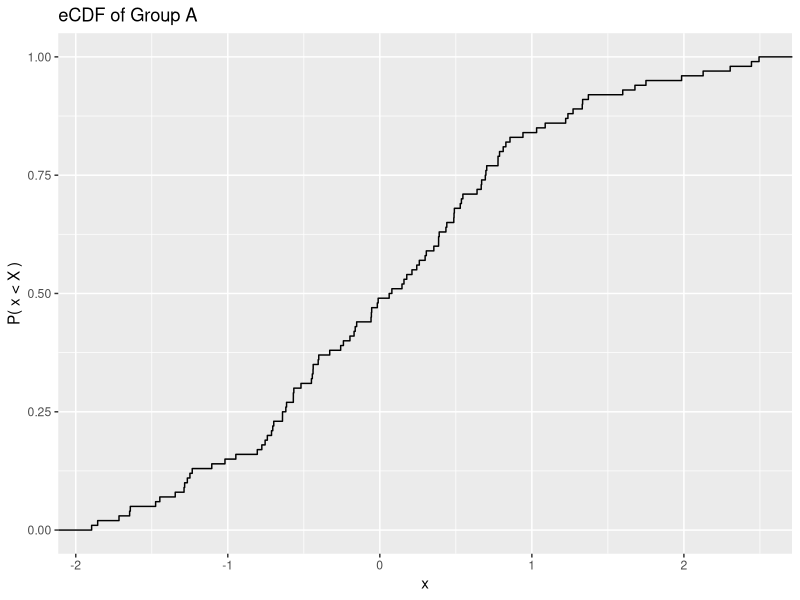
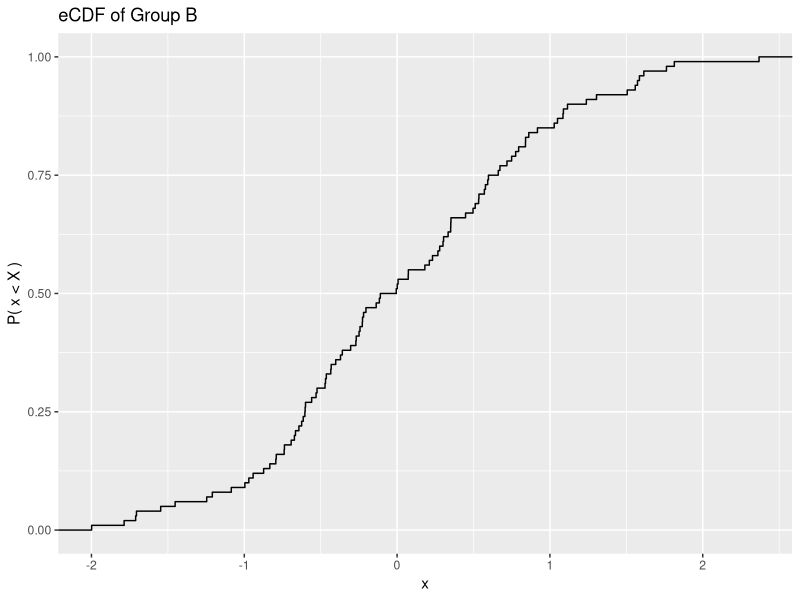

These figures' R source, in order:
#' Getting acquainted with `purrr::imap`
#' ---------------------
#'   * If you're not using `imap`, you're doing it wrong.
#'   * A variant of `purrr::map2` ... alias for `purrr::map2(x, names(x), ...)`
# ------------------
library(tibble)
library(ggplot2)
library(purrr)
data <- tibble(`Group A` = rnorm(100),   # tibbles can have spaces in names!
               `Group B` = rnorm(100)
)

data %>%
  purrr::imap( ~ {
    # .x is the component
    # .y is *name* of the component
    data.frame(x = .x) %>%
      ggplot(aes(x = x)) +
      stat_ecdf() +
      labs(y = "P( x < X )") +
      ggtitle(
        stringr::str_glue(
          "eCDF of {.y}"
        )
      ) +
      NULL
  })

# Also has all the `_X` ancillary functions:
data %>%
  purrr::imap_chr( ~ {
    paste0(.y, " = ", format(mean(.x), digits = 4))
  })

# Also has a `side-effect` version: `purrr::iwalk`:
data %>%
  purrr::iwalk( ~ {
    message(
      stringr::str_glue(
      "This is the mean of vector {.y}: {round(mean(.x), 4)}"
      )
    )
  })
